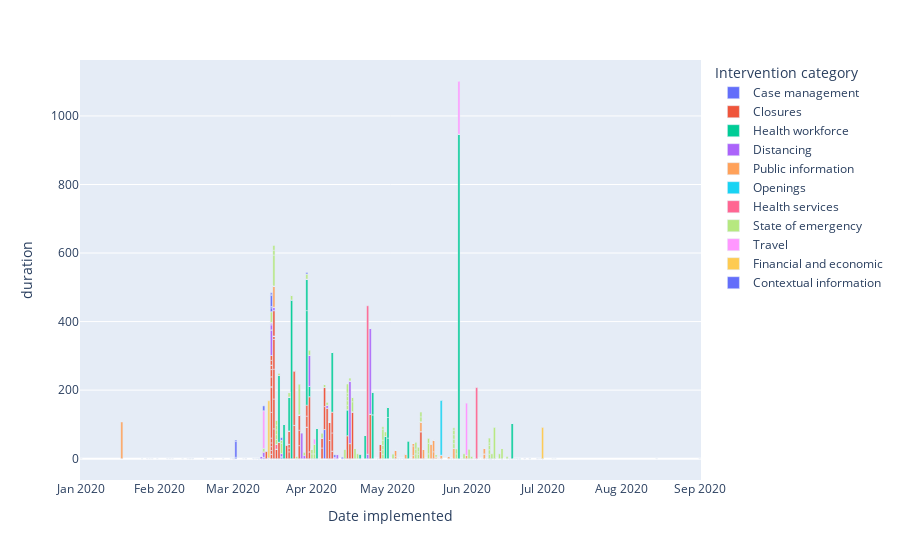

The code cell stored with this chart in its notebook:
### Markdown cell above
#### Duration of various policies to be in effect

### Code cell
# How long a intervention category is effective.

intervention_scan_data['duration'] = ((intervention_scan_data['Effective Until'] - intervention_scan_data['Date implemented']).dt.total_seconds().fillna(0))//(3600*24)
px.bar(intervention_scan_data, x = 'Date implemented', y = 'duration', color= 'Intervention category')

### Figure 1 — Plotly figure (JSON) as saved in the notebook; plotly's stock layout.template omitted (floating-point values rounded to 4 significant figures; data arrays with more than 128 entries replaced by an {"elided": "..."} marker saying what was removed)
{"data": [{"alignmentgroup": "True", "hovertemplate": "Intervention category=Case management<br>Date implemented=%{x}<br>duration=%{y}<extra></extra>", "legendgroup": "Case management", "marker": {"color": "#636efa"}, "name": "Case management", "offsetgroup": "Case management", "orientation": "v", "showlegend": true, "textposition": "auto", "type": "bar", "x": {"elided": "188 str values"}, "xaxis": "x", "y": {"elided": "188 int values"}, "yaxis": "y"}, {"alignmentgroup": "True", "hovertemplate": "Intervention category=Closures<br>Date implemented=%{x}<br>duration=%{y}<extra></extra>", "legendgroup": "Closures", "marker": {"color": "#EF553B"}, "name": "Closures", "offsetgroup": "Closures", "orientation": "v", "showlegend": true, "textposition": "auto", "type": "bar", "x": {"elided": "206 str values"}, "xaxis": "x", "y": {"elided": "206 int values"}, "yaxis": "y"}, {"alignmentgroup": "True", "hovertemplate": "Intervention category=Health workforce<br>Date implemented=%{x}<br>duration=%{y}<extra></extra>", "legendgroup": "Health workforce", "marker": {"color": "#00cc96"}, "name": "Health workforce", "offsetgroup": "Health workforce", "orientation": "v", "showlegend": true, "textposition": "auto", "type": "bar", "x": {"elided": "245 str values"}, "xaxis": "x", "y": {"elided": "245 int values"}, "yaxis": "y"}, {"alignmentgroup": "True", "hovertemplate": "Intervention category=Distancing<br>Date implemented=%{x}<br>duration=%{y}<extra></extra>", "legendgroup": "Distancing", "marker": {"color": "#ab63fa"}, "name": "Distancing", "offsetgroup": "Distancing", "orientation": "v", "showlegend": true, "textposition": "auto", "type": "bar", "x": ["2020-03-28T00:00:00", "2020-03-31T00:00:00", "2020-06-08T00:00:00", "2020-06-01T00:00:00", "2020-06-01T00:00:00", "2020-05-29T00:00:00", "2020-06-01T00:00:00", "2020-06-08T00:00:00", "2020-06-08T00:00:00", "2020-06-05T00:00:00", "2020-06-08T00:00:00", "2020-06-12T00:00:00", "2020-06-15T00:00:00", "2020-06-22T00:00:00", "2020-06-12T00:00:00", "2020-06-10T00:00:00", "2020-06-11T00:00:00", "2020-06-12T00:00:00", "2020-06-13T00:00:00", "2020-06-22T00:00:00", "2020-06-22T00:00:00", "2020-06-21T00:00:00", "2020-07-01T00:00:00", "2020-06-18T00:00:00", "2020-06-20T00:00:00", "2020-03-10T00:00:00", null, "2020-03-12T00:00:00", "2020-03-12T00:00:00", "2020-03-13T00:00:00", "2020-03-13T00:00:00", "2020-03-13T00:00:00", "2020-03-13T00:00:00", "2020-03-13T00:00:00", "2020-03-13T00:00:00", "2020-03-16T00:00:00", "2020-03-17T00:00:00", "2020-03-15T00:00:00", "2020-03-16T00:00:00", "2020-03-16T00:00:00", "2020-03-16T00:00:00", "2020-03-16T00:00:00", "2020-03-16T00:00:00", "2020-03-16T00:00:00", "2020-03-16T00:00:00", "2020-03-16T00:00:00", "2020-03-16T00:00:00", "2020-03-17T00:00:00", "2020-03-17T00:00:00", "2020-03-17T00:00:00", "2020-03-18T00:00:00", "2020-03-18T00:00:00", "2020-03-18T00:00:00", "2020-03-23T00:00:00", null, "2020-03-19T00:00:00", "2020-03-19T00:00:00", "2020-03-19T00:00:00", "2020-03-20T00:00:00", "2020-03-20T00:00:00", "2020-03-20T00:00:00", "2020-03-22T00:00:00", "2020-03-22T00:00:00", "2020-03-22T00:00:00", "2020-03-23T00:00:00", "2020-03-23T00:00:00", "2020-03-25T00:00:00", "2020-03-25T00:00:00", "2020-03-26T00:00:00", "2020-03-27T00:00:00", "2020-03-27T00:00:00", "2020-03-29T00:00:00", "2020-03-30T00:00:00", "2020-04-01T00:00:00", "2020-03-31T00:00:00", "2020-04-02T00:00:00", "2020-04-02T00:00:00", "2020-04-02T00:00:00", "2020-04-02T00:00:00", "2020-04-02T00:00:00", "2020-04-03T00:00:00", "2020-04-07T00:00:00", "2020-04-07T00:00:00", "2020-04-08T00:00:00", "2020-04-11T00:00:00", "2020-04-11T00:00:00", "2020-04-16T00:00:00", "2020-04-22T00:00:00", "2020-04-23T00:00:00", "2020-04-24T00:00:00", "2020-04-24T00:00:00", "2020-04-24T00:00:00", "2020-04-28T00:00:00", "2020-04-28T00:00:00", "2020-04-29T00:00:00", "2020-04-30T00:00:00", "2020-05-08T00:00:00", "2020-05-08T00:00:00", "2020-05-11T00:00:00", "2020-05-15T00:00:00", "2020-05-15T00:00:00", "2020-05-15T00:00:00", "2020-05-15T00:00:00", "2020-05-15T00:00:00", "2020-05-22T00:00:00", "2020-05-22T00:00:00", "2020-05-22T00:00:00", "2020-06-05T00:00:00", "2020-05-27T00:00:00", null, null], "xaxis": "x", "y": [76, 91, 0, 0, 0, 0, 0, 0, 0, 0, 0, 0, 0, 0, 0, 0, 0, 0, 0, 0, 0, 0, 0, 0, 0, 0, 0, 0, 7, 4, 0, 0, 0, 0, 14, 0, 10, 2, 75, 0, 0, 0, 15, 0, 0, 6, 0, 0, 0, 0, 0, 0, 0, 0, 0, 0, 0, 0, 0, 0, 9, 0, 0, 0, 0, 0, 0, 0, 0, 0, 0, 9, 0, 0, 0, 0, 0, 0, 0, 0, 0, 0, 9, 0, 0, 12, 183, 0, 13, 251, 0, 0, 0, 0, 0, 0, 0, 0, 0, 0, 0, 0, 0, 0, 0, 0, 0, 0, 0, 0, 0], "yaxis": "y"}, {"alignmentgroup": "True", "hovertemplate": "Intervention category=Public information<br>Date implemented=%{x}<br>duration=%{y}<extra></extra>", "legendgroup": "Public information", "marker": {"color": "#FFA15A"}, "name": "Public information", "offsetgroup": "Public information", "orientation": "v", "showlegend": true, "textposition": "auto", "type": "bar", "x": ["2020-05-01T00:00:00", "2020-06-01T00:00:00", "2020-03-17T00:00:00", "2020-05-04T00:00:00", "2020-05-04T00:00:00", "2020-05-11T00:00:00", "2020-05-20T00:00:00", "2020-05-04T00:00:00", "2020-05-08T00:00:00", "2020-05-11T00:00:00", "2020-05-11T00:00:00", "2020-05-14T00:00:00", "2020-05-19T00:00:00", "2020-05-15T00:00:00", "2020-05-18T00:00:00", "2020-05-19T00:00:00", "2020-05-19T00:00:00", "2020-06-08T00:00:00", "2020-05-22T00:00:00", "2020-05-22T00:00:00", "2020-05-25T00:00:00", "2020-06-01T00:00:00", "2020-05-27T00:00:00", "2020-06-01T00:00:00", "2020-06-08T00:00:00", "2020-05-30T00:00:00", "2020-06-01T00:00:00", "2020-06-08T00:00:00", "2020-06-04T00:00:00", "2020-06-08T00:00:00", "2020-06-04T00:00:00", "2020-06-09T00:00:00", "2020-06-08T00:00:00", "2020-06-12T00:00:00", "2020-06-12T00:00:00", "2020-06-12T00:00:00", "2020-06-22T00:00:00", "2020-06-19T00:00:00", "2020-06-26T00:00:00", "2020-01-25T00:00:00", "2020-01-28T00:00:00", "2020-02-05T00:00:00", "2020-02-13T00:00:00", null, null, null, null, null, "2020-03-11T00:00:00", "2020-03-12T00:00:00", null, null, "2020-03-25T00:00:00", "2020-03-25T00:00:00", "2020-03-26T00:00:00", "2020-03-27T00:00:00", "2020-03-30T00:00:00", "2020-04-02T00:00:00", "2020-04-03T00:00:00", "2020-04-03T00:00:00", "2020-04-06T00:00:00", "2020-04-06T00:00:00", "2020-04-07T00:00:00", "2020-04-07T00:00:00", "2020-04-07T00:00:00", "2020-04-07T00:00:00", "2020-04-08T00:00:00", "2020-04-08T00:00:00", "2020-04-08T00:00:00", "2020-04-09T00:00:00", "2020-04-09T00:00:00", "2020-04-09T00:00:00", "2020-04-10T00:00:00", "2020-04-13T00:00:00", "2020-04-14T00:00:00", "2020-04-14T00:00:00", "2020-04-14T00:00:00", "2020-04-16T00:00:00", "2020-04-16T00:00:00", null, "2020-04-17T00:00:00", "2020-04-17T00:00:00", "2020-04-20T00:00:00", "2020-04-22T00:00:00", "2020-05-04T00:00:00", "2020-04-26T00:00:00", "2020-04-24T00:00:00", "2020-04-24T00:00:00", "2020-04-27T00:00:00", "2020-04-28T00:00:00", "2020-04-28T00:00:00", "2020-05-01T00:00:00", "2020-04-28T00:00:00", "2020-01-17T00:00:00", "2020-04-30T00:00:00", "2020-04-30T00:00:00", "2020-04-30T00:00:00", "2020-05-04T00:00:00", "2020-05-04T00:00:00", "2020-05-19T00:00:00", "2020-05-05T00:00:00", "2020-05-06T00:00:00", "2020-05-08T00:00:00", "2020-05-12T00:00:00", "2020-03-18T00:00:00", "2020-05-15T00:00:00", "2020-05-20T00:00:00", "2020-06-01T00:00:00", "2020-05-22T00:00:00", "2020-05-22T00:00:00", "2020-05-26T00:00:00", null, "2020-01-31T00:00:00", "2020-02-12T00:00:00", "2020-02-22T00:00:00", "2020-03-31T00:00:00"], "xaxis": "x", "y": [0, 0, 62, 0, 7, 9, 5, 17, 14, 28, 8, 29, 20, 27, 43, 35, 0, 14, 0, 10, 7, 0, 30, 0, 0, 0, 10, 0, 0, 0, 0, 0, 17, 0, 0, 0, 0, 0, 0, 0, 0, 0, 0, 0, 0, 0, 0, 0, 0, 0, 0, 0, 0, 0, 0, 0, 0, 0, 0, 0, 0, 0, 0, 0, 0, 0, 0, 0, 0, 0, 0, 0, 0, 0, 0, 0, 0, 0, 0, 0, 0, 0, 0, 0, 0, 0, 0, 0, 0, 0, 0, 0, 0, 107, 0, 0, 0, 0, 0, 0, 0, 0, 0, 0, 0, 0, 0, 0, 0, 0, 0, 0, 0, 0, 0, 0], "yaxis": "y"}, {"alignmentgroup": "True", "hovertemplate": "Intervention category=Openings<br>Date implemented=%{x}<br>duration=%{y}<extra></extra>", "legendgroup": "Openings", "marker": {"color": "#19d3f3"}, "name": "Openings", "offsetgroup": "Openings", "orientation": "v", "showlegend": true, "textposition": "auto", "type": "bar", "x": {"elided": "230 str values"}, "xaxis": "x", "y": {"elided": "230 int values"}, "yaxis": "y"}, {"alignmentgroup": "True", "hovertemplate": "Intervention category=Health services<br>Date implemented=%{x}<br>duration=%{y}<extra></extra>", "legendgroup": "Health services", "marker": {"color": "#FF6692"}, "name": "Health services", "offsetgroup": "Health services", "orientation": "v", "showlegend": true, "textposition": "auto", "type": "bar", "x": {"elided": "187 str values"}, "xaxis": "x", "y": {"elided": "187 int values"}, "yaxis": "y"}, {"alignmentgroup": "True", "hovertemplate": "Intervention category=State of emergency<br>Date implemented=%{x}<br>duration=%{y}<extra></extra>", "legendgroup": "State of emergency", "marker": {"color": "#B6E880"}, "name": "State of emergency", "offsetgroup": "State of emergency", "orientation": "v", "showlegend": true, "textposition": "auto", "type": "bar", "x": ["2020-05-31T00:00:00", "2020-05-27T00:00:00", "2020-05-28T00:00:00", "2020-05-28T00:00:00", "2020-06-02T00:00:00", "2020-06-03T00:00:00", "2020-06-14T00:00:00", "2020-06-10T00:00:00", "2020-06-10T00:00:00", "2020-06-10T00:00:00", "2020-06-10T00:00:00", "2020-06-11T00:00:00", "2020-06-10T00:00:00", "2020-06-12T00:00:00", "2020-06-15T00:00:00", "2020-06-17T00:00:00", "2020-03-13T00:00:00", "2020-03-16T00:00:00", "2020-03-17T00:00:00", "2020-03-17T00:00:00", "2020-03-17T00:00:00", "2020-03-18T00:00:00", "2020-03-18T00:00:00", "2020-03-18T00:00:00", "2020-03-18T00:00:00", "2020-03-18T00:00:00", "2020-03-18T00:00:00", "2020-03-19T00:00:00", "2020-03-20T00:00:00", "2020-03-20T00:00:00", "2020-03-23T00:00:00", "2020-03-23T00:00:00", "2020-03-26T00:00:00", "2020-03-24T00:00:00", "2020-03-27T00:00:00", "2020-03-29T00:00:00", "2020-03-30T00:00:00", "2020-03-31T00:00:00", "2020-04-01T00:00:00", "2020-04-01T00:00:00", "2020-04-02T00:00:00", "2020-04-02T00:00:00", "2020-04-05T00:00:00", "2020-04-06T00:00:00", "2020-04-07T00:00:00", "2020-04-14T00:00:00", "2020-04-15T00:00:00", "2020-04-15T00:00:00", "2020-04-15T00:00:00", "2020-04-15T00:00:00", "2020-04-15T00:00:00", "2020-04-16T00:00:00", "2020-04-17T00:00:00", "2020-04-17T00:00:00", "2020-04-19T00:00:00", "2020-04-18T00:00:00", "2020-04-29T00:00:00", "2020-04-29T00:00:00", "2020-04-29T00:00:00", "2020-04-29T00:00:00", "2020-04-29T00:00:00", "2020-04-29T00:00:00", "2020-04-30T00:00:00", "2020-05-03T00:00:00", "2020-05-17T00:00:00", "2020-05-12T00:00:00", "2020-05-12T00:00:00", "2020-05-12T00:00:00", "2020-05-13T00:00:00", "2020-05-13T00:00:00", "2020-05-13T00:00:00", "2020-05-14T00:00:00", "2020-05-14T00:00:00", "2020-05-17T00:00:00", "2020-05-17T00:00:00", "2020-05-20T00:00:00", "2020-05-27T00:00:00", "2020-05-27T00:00:00", "2020-05-27T00:00:00", "2020-05-27T00:00:00", null], "xaxis": "x", "y": [14, 14, 14, 14, 28, 7, 14, 13, 13, 13, 7, 14, 14, 92, 30, 6, 10, 31, 90, 14, 14, 14, 0, 14, 14, 14, 14, 7, 30, 9, 13, 0, 7, 14, 90, 9, 15, 14, 14, 14, 14, 28, 14, 9, 9, 28, 13, 13, 13, 9, 28, 8, 29, 13, 14, 30, 13, 13, 13, 15, 32, 7, 14, 14, 14, 14, 14, 21, 13, 7, 14, 14, 14, 31, 14, 7, 13, 13, 13, 7, 0], "yaxis": "y"}, {"alignmentgroup": "True", "hovertemplate": "Intervention category=Travel<br>Date implemented=%{x}<br>duration=%{y}<extra></extra>", "legendgroup": "Travel", "marker": {"color": "#FF97FF"}, "name": "Travel", "offsetgroup": "Travel", "orientation": "v", "showlegend": true, "textposition": "auto", "type": "bar", "x": ["2020-05-29T00:00:00", "2020-07-01T00:00:00", "2020-07-01T00:00:00", "2020-06-01T00:00:00", "2020-06-02T00:00:00", "2020-06-08T00:00:00", "2020-06-19T00:00:00", "2020-06-05T00:00:00", "2020-06-09T00:00:00", "2020-05-29T00:00:00", "2020-06-12T00:00:00", "2020-06-15T00:00:00", "2020-06-15T00:00:00", "2020-06-21T00:00:00", "2020-06-19T00:00:00", "2020-01-29T00:00:00", null, "2020-02-29T00:00:00", "2020-03-02T00:00:00", "2020-03-05T00:00:00", "2020-03-06T00:00:00", "2020-03-09T00:00:00", "2020-03-09T00:00:00", "2020-03-12T00:00:00", "2020-03-13T00:00:00", "2020-03-13T00:00:00", "2020-03-14T00:00:00", "2020-03-14T00:00:00", "2020-03-15T00:00:00", "2020-03-15T00:00:00", null, "2020-03-16T00:00:00", "2020-03-18T00:00:00", "2020-03-19T00:00:00", "2020-03-21T00:00:00", "2020-03-20T00:00:00", "2020-03-21T00:00:00", "2020-03-21T00:00:00", "2020-03-20T00:00:00", "2020-03-21T00:00:00", "2020-03-21T00:00:00", "2020-03-21T00:00:00", "2020-03-23T00:00:00", "2020-03-23T00:00:00", "2020-03-22T00:00:00", "2020-03-23T00:00:00", "2020-03-23T00:00:00", "2020-03-24T00:00:00", "2020-03-25T00:00:00", "2020-03-24T00:00:00", "2020-03-25T00:00:00", "2020-03-25T00:00:00", "2020-03-26T00:00:00", "2020-03-24T00:00:00", "2020-03-23T00:00:00", "2020-03-27T00:00:00", "2020-03-30T00:00:00", "2020-03-28T00:00:00", "2020-03-28T00:00:00", null, "2020-04-01T00:00:00", "2020-04-01T00:00:00", "2020-04-01T00:00:00", "2020-04-01T00:00:00", "2020-04-02T00:00:00", "2020-04-02T00:00:00", "2020-04-04T00:00:00", "2020-04-04T00:00:00", "2020-04-06T00:00:00", "2020-04-06T00:00:00", "2020-04-06T00:00:00", "2020-04-07T00:00:00", "2020-04-08T00:00:00", "2020-04-10T00:00:00", "2020-04-14T00:00:00", "2020-04-14T00:00:00", "2020-04-15T00:00:00", null, "2020-04-17T00:00:00", "2020-04-17T00:00:00", "2020-04-18T00:00:00", "2020-04-18T00:00:00", "2020-04-24T00:00:00", "2020-04-27T00:00:00", "2020-04-27T00:00:00", "2020-04-28T00:00:00", "2020-04-28T00:00:00", "2020-05-04T00:00:00", "2020-05-04T00:00:00", "2020-05-11T00:00:00", "2020-05-18T00:00:00", "2020-04-30T00:00:00", "2020-04-30T00:00:00", "2020-04-30T00:00:00", "2020-05-07T00:00:00", "2020-05-05T00:00:00", "2020-05-07T00:00:00", "2020-05-11T00:00:00", "2020-05-13T00:00:00", "2020-06-01T00:00:00", "2020-05-15T00:00:00", "2020-05-19T00:00:00", "2020-05-20T00:00:00", "2020-05-20T00:00:00", "2020-05-21T00:00:00", "2020-06-05T00:00:00", "2020-06-03T00:00:00", "2020-03-19T00:00:00"], "xaxis": "x", "y": [155, 0, 0, 0, 0, 0, 0, 0, 0, 0, 0, 0, 0, 0, 0, 0, 0, 0, 0, 0, 0, 0, 0, 0, 110, 0, 0, 0, 0, 0, 0, 0, 0, 0, 0, 0, 0, 0, 0, 0, 0, 0, 0, 0, 0, 0, 0, 0, 0, 0, 0, 0, 0, 0, 0, 0, 0, 0, 0, 0, 0, 0, 0, 0, 0, 15, 0, 0, 0, 0, 0, 0, 0, 4, 0, 0, 0, 0, 0, 0, 0, 0, 0, 0, 0, 0, 0, 0, 0, 0, 0, 0, 0, 0, 0, 0, 0, 0, 0, 152, 0, 0, 0, 0, 0, 0, 0, 0], "yaxis": "y"}, {"alignmentgroup": "True", "hovertemplate": "Intervention category=Financial and economic<br>Date implemented=%{x}<br>duration=%{y}<extra></extra>", "legendgroup": "Financial and economic", "marker": {"color": "#FECB52"}, "name": "Financial and economic", "offsetgroup": "Financial and economic", "orientation": "v", "showlegend": true, "textposition": "auto", "type": "bar", "x": ["2020-07-05T00:00:00", "2020-03-16T00:00:00", "2020-04-06T00:00:00", "2020-04-06T00:00:00", "2020-03-15T00:00:00", "2020-04-11T00:00:00", "2020-04-15T00:00:00", "2020-04-22T00:00:00", null, "2020-05-15T00:00:00", "2020-05-03T00:00:00", "2020-05-12T00:00:00", "2020-05-12T00:00:00", "2020-07-01T00:00:00", "2020-05-15T00:00:00"], "xaxis": "x", "y": [0, 0, 0, 0, 167, 0, 0, 0, 0, 0, 0, 0, 0, 91, 0], "yaxis": "y"}, {"alignmentgroup": "True", "hovertemplate": "Intervention category=Contextual information<br>Date implemented=%{x}<br>duration=%{y}<extra></extra>", "legendgroup": "Contextual information", "marker": {"color": "#636efa"}, "name": "Contextual information", "offsetgroup": "Contextual information", "orientation": "v", "showlegend": true, "textposition": "auto", "type": "bar", "x": ["2020-03-20T00:00:00", "2020-03-16T00:00:00", "2020-03-30T00:00:00", "2020-03-02T00:00:00", "2020-04-10T00:00:00", "2020-03-16T00:00:00", "2020-03-02T00:00:00", "2020-03-16T00:00:00", "2020-03-16T00:00:00", "2020-03-16T00:00:00", "2020-03-02T00:00:00", "2020-04-13T00:00:00", "2020-03-13T00:00:00"], "xaxis": "x", "y": [7, 11, 4, 4, 7, 4, 46, 32, 4, 4, 4, 4, 14], "yaxis": "y"}], "layout": {"autosize": true, "barmode": "relative", "legend": {"title": {"text": "Intervention category"}, "tracegroupgap": 0}, "margin": {"t": 60}, "xaxis": {"anchor": "y", "autorange": true, "domain": [0, 1], "range": ["2019-12-31 12:00", "2020-09-01 12:00"], "title": {"text": "Date implemented"}, "type": "date"}, "yaxis": {"anchor": "x", "autorange": true, "domain": [0, 1], "range": [-62.28, 1163.0], "title": {"text": "duration"}, "type": "linear"}}}
